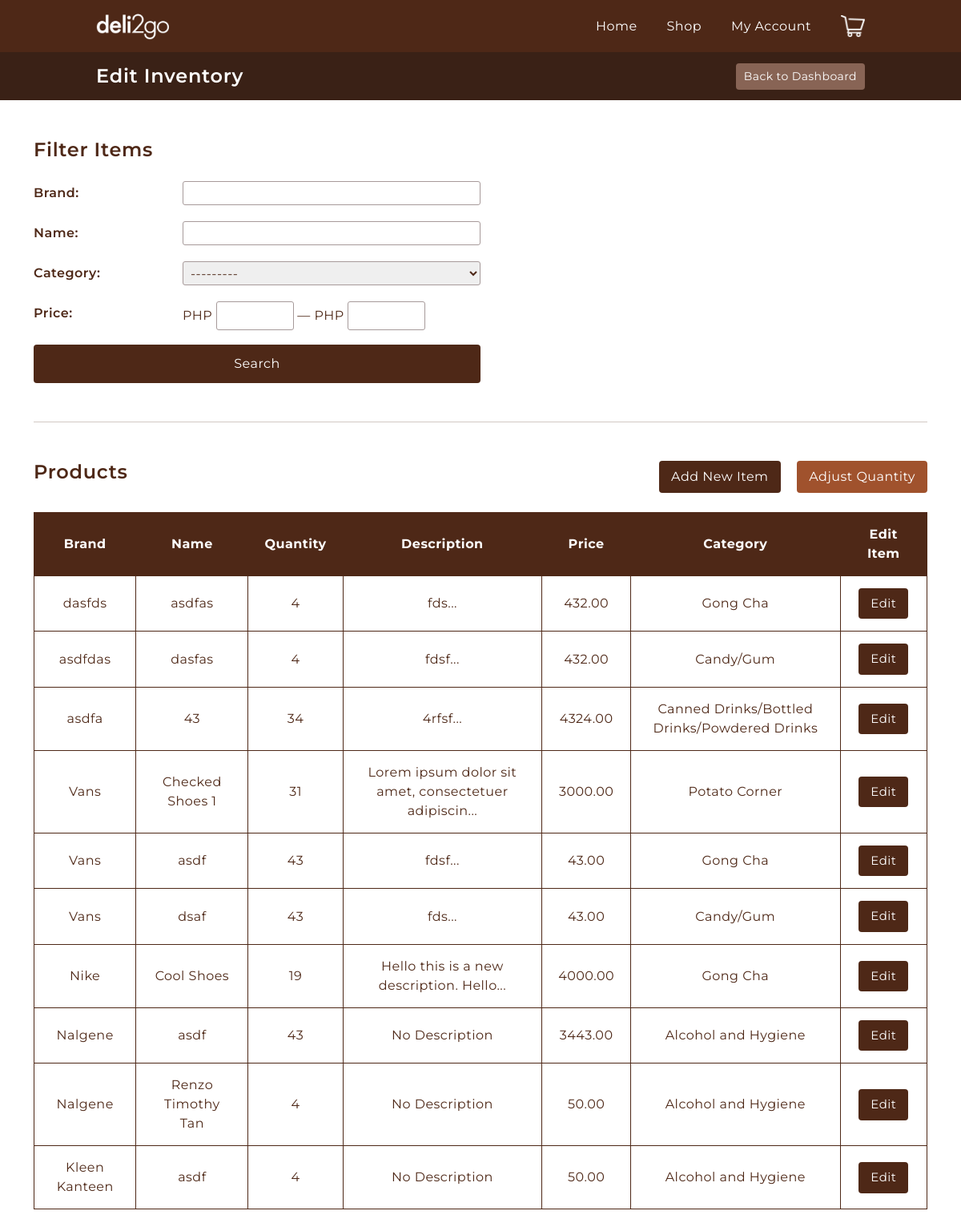
Page /cashier/edit-inventory/ (signed in) on the committed database.
### cashier/models.py (models this page shows, shortened)
class Item(models.Model):
    image = models.ImageField(null=True, blank=True)
    name = models.CharField(max_length=20)
    description = models.TextField(max_length=500, blank=True)
    brand = models.CharField(max_length=50)
    stock = models.PositiveIntegerField()
    price = models.DecimalField(max_digits=6, decimal_places=2)
    category = models.ForeignKey(Category, on_delete=models.SET_NULL, null=True, blank=True)
    @property
    def get_shortened_desc(self):
        return self.description[0:50]

class Category(models.Model):
    name = models.CharField(max_length=44)
    def __str__(self):
        return self.name

### cashier/views.py (the view)
# urls.py: path('edit-inventory/', views.edit_inventory, name="edit-inventory"),
def edit_inventory(request):
    items = Item.objects.all().order_by('-brand')
    item_filter = ItemFilter(request.GET, queryset=items)
    items = item_filter.qs
    paginator = Paginator(items, 10)
    page_number = request.GET.get('page')
    items_list = paginator.get_page(page_number)
    get_copy = request.GET.copy()
    if get_copy.get('page'):
        get_copy.pop('page')
    context = {
        'item_filter':item_filter,
        'items_list': items_list,
        'get_copy': get_copy
    }
    return render(request, 'cashier/edit_inventory.html', context)

### templates/cashier/edit_inventory.html (shortened to what this page needs)
{% extends 'base.html' %} {% load static %}
{% block topbar %}
<h4>Edit Inventory</h4>
{% endblock topbar %}
{% block topbar-button %}
<a href="{% url 'cashier-dashboard' %}"><button>Back to Dashboard</button></a>
{% endblock topbar-button %}
{% block content %}
<main class="edit-inventory container mt-5">
    <section class="edit_inventory__filter w-50">
        <h4>Filter Items</h4>
        <form method="get" class="filter-form mt-4">
            <div class="filter-content">
                <h6 class="filter-label align-self-center">Brand:</h6>
                {{item_filter.form.brand}}
                <h6 class="filter-label align-self-center">Name:</h6>
                {{item_filter.form.name}}
                <h6 class="filter-label align-self-center">Category:</h6>
                {{item_filter.form.category}}
                <h6 class="filter-label align-self-center">Price:</h6>
                <span
                    >PHP {{item_filter.form.min_price}} — PHP
                    {{item_filter.form.max_price}}</span
                >
            </div>
            <button
                class="filter-submit bg-darkbrown b-0 mt-4 text-white w-100"
                type="submit"
            >
                Search
            </button>
        </form>
    </section>
    <hr class="mt-5">
    <section class="edit_inventory__items mt-5">
        <header class="edit_inventory__items-header d-flex justify-content-between">
            <h4>Products</h4>
            <div class="edit_inventory__buttons">
                <a href="{% url 'add-items' %}"><button class="bg-darkbrown">Add New Item</button></a>
                <a href="{% url 'add-items' %}"><button class="bg-sienna ms-3">Adjust Quantity</button></a>
            </div>
        </header>
        <table class="mt-4 text-center">
            <thead>
                <tr>
                    <th>Brand</th>
                    <th>Name</th>
                    <th>Quantity</th>
                    <th>Description</th>
                    <th>Price</th>
                    <th>Category</th>
                    <th>Edit Item</th>
                </tr>
            </thead>
            <tbody>
                {% for item in items_list %}
                <tr>
                    <td>{{item.brand}}</td>
                    <td>{{item.name}}</td>
                    <td>{{item.stock}}</td>
                    {% if item.description %}
                        <td class="text-left">{{item.get_shortened_desc}}...</td>
                        {% else %}
                        <td>No Description</td>
                    {% endif %}
                    <td>{{item.price}}</td>
                    <td>{{item.category}}</td>
                    <td><a href="{% url 'edit-items' item.id %}"><button class="bg-darkbrown">Edit</button></a></td>
                </tr>
                {% endfor %}
            </tbody>
        </table>
    </section>
</main>
{% endblock content %}

### static/css/styles.css (style rules this page uses)
:root { --darkbrown: #4e2817; --lightbrown: #886455; }
* { margin: 0; padding: 0; box-sizing: border-box !important; letter-spacing: 0.03em; }
html, body { overflow-x: hidden; }
body { font-family: 'Montserrat', sans-serif; font-weight: 400; color: var(--darkbrown); }
table { width: 100%; }
td, th, tr { border: 1px solid var(--darkbrown); padding: 15px 20px; }
th { background: var(--darkbrown); color: white; }
td button { font-size: 15px; }
h1, h2, h3, h4, h5, h6 { margin: 0 !important; font-weight: 600; }
a { text-decoration: none; color: inherit; }
input, textarea, select { border: 1px solid #a79a9a; color: var(--darkbrown); border-radius: 3px; font: inherit; }
button { border: none; border-radius: 4px; color: #ffffff; padding: 8px 15px; }
.bg-darkbrown { background: var(--darkbrown); }
.bg-sienna { background: sienna; }
.topbar-content button { background-color: var(--lightbrown); border: none; padding: 6px 10px; font: inherit; font-size: 14px; cursor: pointer; }
.filter-content { display: grid; grid-template-columns: repeat(3, 1fr); grid-auto-rows: 30px; row-gap: 20px; }
.filter-content input, .filter-content select { grid-column: 2/4; width: 100%; padding: 5px; }
.filter-form span { grid-column: 2/4; width: 100%; }
.filter-form span > input { width: 26%; padding: 5px; }
.filter-submit { padding: 12px; font: inherit; cursor: pointer; }
.edit-inventory { margin-bottom: 300px; }

### rows in the picture
Item: brand "dasfds", name "asdfas", stock "4", get_shortened_desc "fds", price "432.00", category "Gong Cha"
Item: brand "asdfdas", name "dasfas", stock "4", get_shortened_desc "fdsf", price "432.00", category "Candy/Gum"
Item: brand "asdfa", name "43", stock "34", get_shortened_desc "4rfsf", price "4324.00", category "Canned Drinks/Bottled Drinks/Powdered Drinks"
Item: brand "Vans", name "Checked Shoes 1", stock "31", get_shortened_desc "Lorem ipsum dolor sit amet, consectetuer adipiscin", price "3000.00", category "Potato Corner"
Item: brand "Vans", name "asdf", stock "43", get_shortened_desc "fdsf", price "43.00", category "Gong Cha"
Item: brand "Vans", name "dsaf", stock "43", get_shortened_desc "fds", price "43.00", category "Candy/Gum"
Item: brand "Nike", name "Cool Shoes", stock "19", get_shortened_desc "Hello this is a new description. Hello", price "4000.00", category "Gong Cha"
Item: brand "Nalgene", name "asdf", stock "43", description "No Description", price "3443.00", category "Alcohol and Hygiene"
Item: brand "Nalgene", name "Renzo Timothy Tan", stock "4", description "No Description", price "50.00", category "Alcohol and Hygiene"
Item: brand "Kleen Kanteen", name "asdf", stock "4", description "No Description", price "50.00", category "Alcohol and Hygiene"
